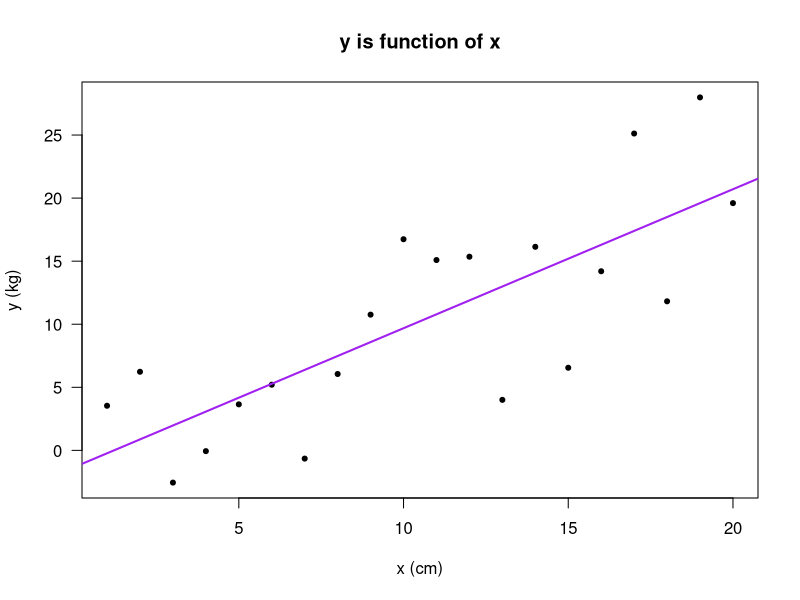

R code for this plot:
#  R - Day #1

x <- seq(to= 20, from = 1, by= 1)


y <- x + rnorm(n= 20, mean=0, sd=5)
# y = mx + b + error


plot(x, y, pch=20, las=1, main="y is function of x", xlab="x (cm)", ylab="y (kg)")
bestfitline.lm = lm(y~x)
summary(bestfitline.lm)
coef(bestfitline.lm)
abline(coef(bestfitline.lm), col="purple", lwd=2)
